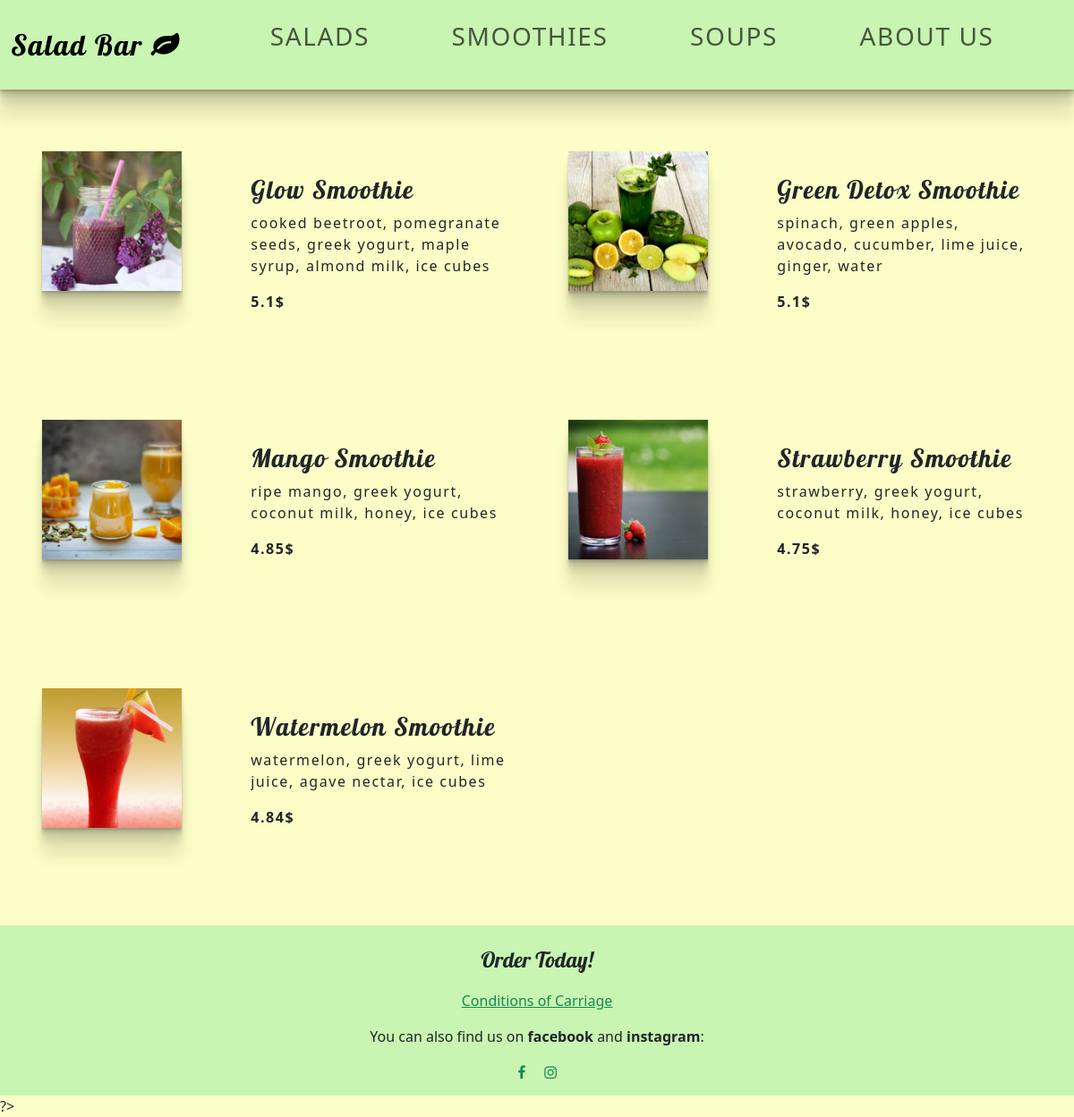
The app's page /pages/smoothies.php with its own data.
### tables this page shows
CREATE TABLE `product` (
  `id` int NOT NULL AUTO_INCREMENT,
  `price` float NOT NULL,
  `product_name` varchar(255) NOT NULL,
  `ingredients` varchar(255) DEFAULT NULL,
  `type` enum('salad','smoothie','soup') DEFAULT NULL,
  `image` varchar(255) DEFAULT NULL,
  PRIMARY KEY (`id`),
  UNIQUE KEY `id` (`id`),
  UNIQUE KEY `image` (`image`)
);

### operations/productsFunction.php (the view, shortened to what this page needs)
<?php
function Products(): void
{
  foreach ($GLOBALS["result"] as $r) {
    echo "
          <section class='col-lg-6 products'>
          <img src='/salad-bar/media/image/products/" .
      $r["type"] .
      "/" .
      $r["image"] .
      "' width='700' height='700' alt='" .
      $r["product_name"] .
      "' class='products' >
          <div>
          <h3>" .
      $r["product_name"] .
      "</h3>
          <p>" .
      $r["ingredients"] .
      "</p>
          <p class='prices'>" .
      $r["price"] .
      "$";
    echo "</p>
          </div>
          </section>
          ";
  }
}
?>

### css/header.css (style rules this page uses)
* { margin: 0; padding: 0; box-sizing: border-box; }
body { background-color: rgba(253, 253, 185, 0.8); }

### css/home.css (style rules this page uses)
section { height: 100%; float: left; }
section:first-child { padding: 5% 2.5% 5% 7.5%; }
section:nth-child(2) { padding: 5% 7.5% 5% 2.5%; }
h1, p { text-align: center; }

### css/products.css (style rules this page uses)
section.products { padding: 3%; height: 300px; }
img.products { width: 30%; height: auto; margin-right: 10%; box-shadow: rgba(0, 0, 0, 0.09) 0px 2px 1px, rgba(0, 0, 0, 0.09) 0px 4px 2px, rgba(0, 0, 0, 0.09) 0px 8px 4px, rgba(0, 0, 0, 0.09) 0px 16px 8px, rgba(0, 0, 0, 0.09) 0px 32px 16px; }
section > div { float: right; width: 55%; margin-top: 5%; height: 100%; overflow: scroll; }
p.prices { font-weight: bold; }
h3 { font-family: "Lobster", sans-serif; }
p { text-align: start; }

### records on screen
product: type+image (picture), product_name "Glow Smoothie", ingredients "cooked beetroot, pomegranate seeds, greek yogurt, maple syrup, almond milk, ice cubes", price "5.1"
product: type+image (picture), product_name "Green Detox Smoothie", ingredients "spinach, green apples, avocado, cucumber, lime juice, ginger, water", price "5.1"
product: type+image (picture), product_name "Mango Smoothie", ingredients "ripe mango, greek yogurt, coconut milk, honey, ice cubes", price "4.85"
product: type+image (picture), product_name "Strawberry Smoothie", ingredients "strawberry, greek yogurt, coconut milk, honey, ice cubes", price "4.75"
product: type+image (picture), product_name "Watermelon Smoothie", ingredients "watermelon, greek yogurt, lime juice, agave nectar, ice cubes", price "4.84"
